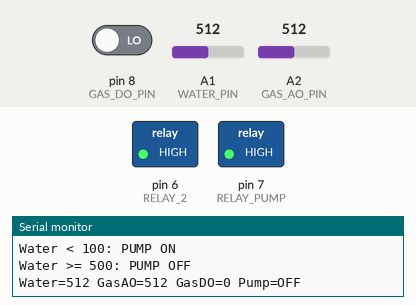
The sketch below on a simulated Arduino Uno, built with avr-gcc and run on an emulated ATmega328P. On the bench: switched loads named in the sketch (green lamp = pin HIGH), the last lines printed to the serial monitor. Inputs (shaded band) come from the test bench; at power-on: A1 (WATER_PIN) = 512, pin 8 (GAS_DO_PIN) LOW, A2 (GAS_AO_PIN) = 512.

Above: at 1.2 s.
1.3 s: A1 (WATER_PIN) set to 106
2.8 s: A1 (WATER_PIN) set to 91
At 4.2 s:
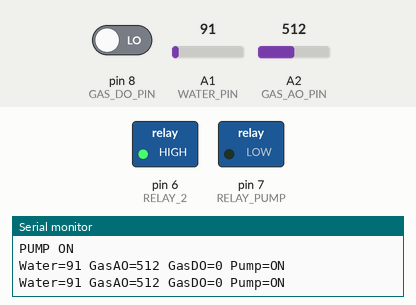
Timing chart, 0 to 5.8 s (numbered marks = the images above; inputs shaded):
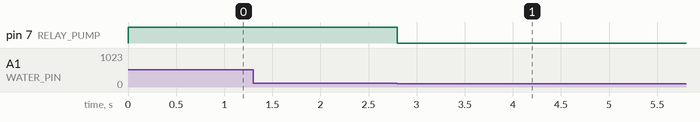

The sketch:

uno2.ino
```cpp
#include <SoftwareSerial.h>

// ===== CHAN CAM BIEN =====
#define WATER_PIN     A1
#define GAS_AO_PIN    A2
#define GAS_DO_PIN    8

// ===== CHAN RELAY =====
#define RELAY_PUMP    7
#define RELAY_2       6

// UNO2 TX D10 -> UNO3 RX D10
SoftwareSerial linkUNO3(11, 10);

// ===== CAU HINH RELAY =====
// Relay active LOW
const int RELAY_ON  = LOW;
const int RELAY_OFF = HIGH;

// ===== NGUONG MUC NUOC =====
const int WATER_ON_THRESHOLD  = 100;
const int WATER_OFF_THRESHOLD = 500;

// ===== CHU KY TASK =====
const unsigned long WATER_TASK_MS  = 200;
const unsigned long SEND_TASK_MS   = 1000;
const unsigned long SERIAL_TASK_MS = 1000;

// ===== DU LIEU CAM BIEN =====
int waterValue = 0;
int gasAO = 0;
int gasDO = HIGH;

bool pumpState = false;

unsigned long lastWaterTask = 0;
unsigned long lastSendTask = 0;
unsigned long lastSerialTask = 0;

// ===== DOC CAM BIEN NUOC VA GAS =====
void taskWater() {
  waterValue = analogRead(WATER_PIN);
  gasAO = analogRead(GAS_AO_PIN);
  gasDO = digitalRead(GAS_DO_PIN);
}

// ===== DIEU KHIEN BOM =====
void setPump(bool turnOn) {
  if (turnOn == pumpState) {
    return;
  }

  pumpState = turnOn;

  digitalWrite(
    RELAY_PUMP,
    pumpState ? RELAY_ON : RELAY_OFF
  );

  Serial.println(pumpState ? "PUMP ON" : "PUMP OFF");
}

void taskPump() {
  if (waterValue < WATER_ON_THRESHOLD) {
    setPump(true);
  } else if (waterValue >= WATER_OFF_THRESHOLD) {
    setPump(false);
  }

  // Trong khoang 100-499: giu trang thai truoc do
}

// ===== GUI DU LIEU SANG UNO 3 =====
void taskSend() {
  // Format giu nguyen 7 truong:
  // T,H,Water,GasAO,GasDO,DHT_OK,Pump
  // DHT da chuyen sang UNO3, nen T/H = NAN, DHT_OK = 0

  linkUNO3.print("NAN,NAN,");

  linkUNO3.print(waterValue);
  linkUNO3.print(",");
  linkUNO3.print(gasAO);
  linkUNO3.print(",");
  linkUNO3.print(gasDO);
  linkUNO3.print(",0,");
  linkUNO3.println(pumpState ? 1 : 0);
}

// ===== HIEN THI SERIAL MONITOR =====
void taskSerial() {
  Serial.print("Water=");
  Serial.print(waterValue);

  Serial.print(" GasAO=");
  Serial.print(gasAO);

  Serial.print(" GasDO=");
  Serial.print(gasDO);

  Serial.print(" Pump=");
  Serial.println(pumpState ? "ON" : "OFF");
}

// ===== SETUP =====
void setup() {
  Serial.begin(9600);
  linkUNO3.begin(9600);

  pinMode(GAS_DO_PIN, INPUT);
  pinMode(RELAY_PUMP, OUTPUT);
  pinMode(RELAY_2, OUTPUT);

  // Tat relay luc khoi dong
  digitalWrite(RELAY_PUMP, RELAY_OFF);
  digitalWrite(RELAY_2, RELAY_OFF);

  waterValue = analogRead(WATER_PIN);
  gasAO = analogRead(GAS_AO_PIN);
  gasDO = digitalRead(GAS_DO_PIN);

  unsigned long now = millis();
  lastWaterTask = now;
  lastSendTask = now;
  lastSerialTask = now;

  Serial.println("UNO2 READY");
  Serial.println("DHT11 da chuyen sang UNO3");
  Serial.println("Water < 100: PUMP ON");
  Serial.println("Water >= 500: PUMP OFF");
}

// ===== LOOP: KHONG DUNG DELAY =====
void loop() {
  unsigned long now = millis();

  if (now - lastWaterTask >= WATER_TASK_MS) {
    lastWaterTask = now;
    taskWater();
  }

  taskPump();

  if (now - lastSendTask >= SEND_TASK_MS) {
    lastSendTask = now;
    taskSend();
  }

  if (now - lastSerialTask >= SERIAL_TASK_MS) {
    lastSerialTask = now;
    taskSerial();
  }
}
```

Measured:
- the behaviour switches between 100 and 99 on A1 (WATER_PIN) (found by bisection; images 0 and 1)
- after the input at 2.8 s, pin 7 (RELAY_PUMP): HIGH → LOW at once
